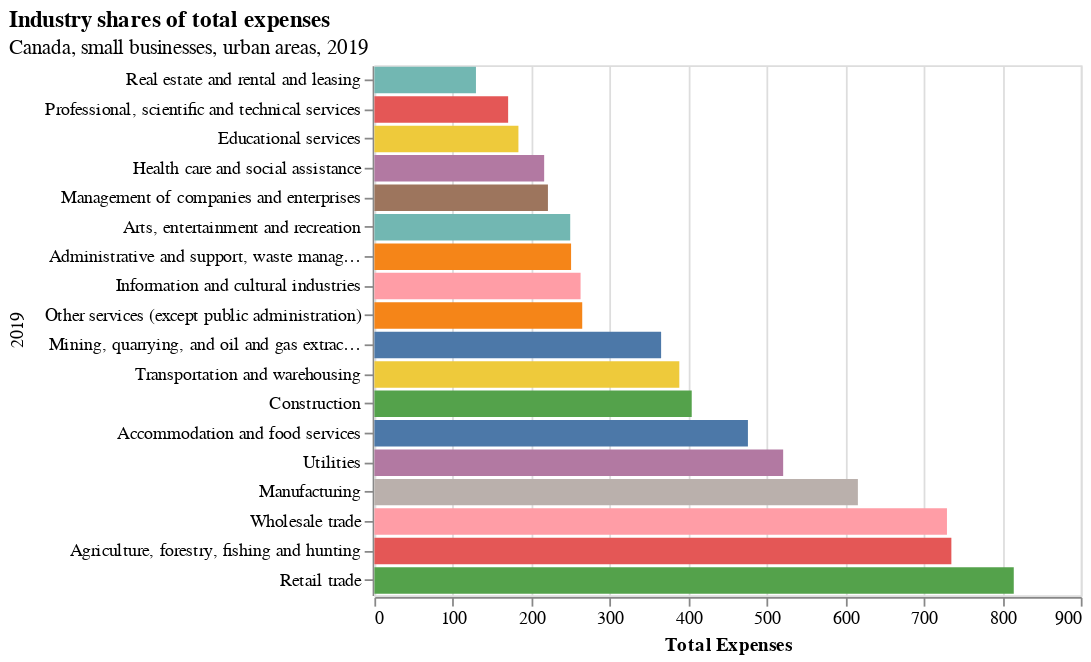

This figure's notebook cell:
### Code cell
alt.Chart(chart16_df,title=alt.TitleParams(text = "Industry shares of total expenses", 
                                           subtitle = "Canada, small businesses, urban areas, 2019")).mark_bar().encode(
    x=alt.X('Total expenses:Q', title='Total Expenses'),
    y=alt.Y('North American Industry Classification System, NAICS', title='',sort='x'),
    color=alt.Color('North American Industry Classification System, NAICS', legend=None),
    row=alt.Row('Reference year', title='')
).properties(width=400, height=300)

### Figure 1 — Vega-Lite specification as saved in the notebook (floating-point values rounded to 4 significant figures)
{"config": {"view": {"continuousWidth": 400, "continuousHeight": 300}}, "data": {"name": "data-562ea24ff52c20177f5614dc39e0398b"}, "mark": "bar", "encoding": {"color": {"field": "North American Industry Classification System, NAICS", "legend": null, "type": "nominal"}, "row": {"field": "Reference year", "title": "", "type": "quantitative"}, "x": {"field": "Total expenses", "title": "Total Expenses", "type": "quantitative"}, "y": {"field": "North American Industry Classification System, NAICS", "sort": "x", "title": "", "type": "nominal"}}, "height": 300, "title": {"text": "Industry shares of total expenses", "subtitle": "Canada, small businesses, urban areas, 2019"}, "width": 400, "$schema": "https://vega.github.io/schema/vega-lite/v4.17.0.json", "datasets": {"data-562ea24ff52c20177f5614dc39e0398b": [{"North American Industry Classification System, NAICS": "Agriculture, forestry, fishing and hunting", "Reference year": 2019.0, "Location indicator": "Rural", "Total expenses": 735.1}, {"North American Industry Classification System, NAICS": "Mining, quarrying, and oil and gas extraction", "Reference year": 2019.0, "Location indicator": "Rural", "Total expenses": 365.3}, {"North American Industry Classification System, NAICS": "Utilities", "Reference year": 2019.0, "Location indicator": "Rural", "Total expenses": 520.8}, {"North American Industry Classification System, NAICS": "Construction", "Reference year": 2019.0, "Location indicator": "Rural", "Total expenses": 404.3}, {"North American Industry Classification System, NAICS": "Manufacturing", "Reference year": 2019.0, "Location indicator": "Rural", "Total expenses": 616.0}, {"North American Industry Classification System, NAICS": "Wholesale trade", "Reference year": 2019.0, "Location indicator": "Rural", "Total expenses": 729.5}, {"North American Industry Classification System, NAICS": "Retail trade", "Reference year": 2019.0, "Location indicator": "Rural", "Total expenses": 814.6}, {"North American Industry Classification System, NAICS": "Transportation and warehousing", "Reference year": 2019.0, "Location indicator": "Rural", "Total expenses": 388.5}, {"North American Industry Classification System, NAICS": "Information and cultural industries", "Reference year": 2019.0, "Location indicator": "Rural", "Total expenses": 262.7}, {"North American Industry Classification System, NAICS": "Real estate and rental and leasing", "Reference year": 2019.0, "Location indicator": "Rural", "Total expenses": 129.4}, {"North American Industry Classification System, NAICS": "Professional, scientific and technical services", "Reference year": 2019.0, "Location indicator": "Rural", "Total expenses": 170.4}, {"North American Industry Classification System, NAICS": "Management of companies and enterprises", "Reference year": 2019.0, "Location indicator": "Rural", "Total expenses": 221.1}, {"North American Industry Classification System, NAICS": "Administrative and support, waste management and remediation services", "Reference year": 2019.0, "Location indicator": "Rural", "Total expenses": 250.6}, {"North American Industry Classification System, NAICS": "Educational services", "Reference year": 2019.0, "Location indicator": "Rural", "Total expenses": 183.5}, {"North American Industry Classification System, NAICS": "Health care and social assistance", "Reference year": 2019.0, "Location indicator": "Rural", "Total expenses": 216.3}, {"North American Industry Classification System, NAICS": "Arts, entertainment and recreation", "Reference year": 2019.0, "Location indicator": "Rural", "Total expenses": 249.5}, {"North American Industry Classification System, NAICS": "Accommodation and food services", "Reference year": 2019.0, "Location indicator": "Rural", "Total expenses": 475.9}, {"North American Industry Classification System, NAICS": "Other services (except public administration)", "Reference year": 2019.0, "Location indicator": "Rural", "Total expenses": 264.8}]}}
